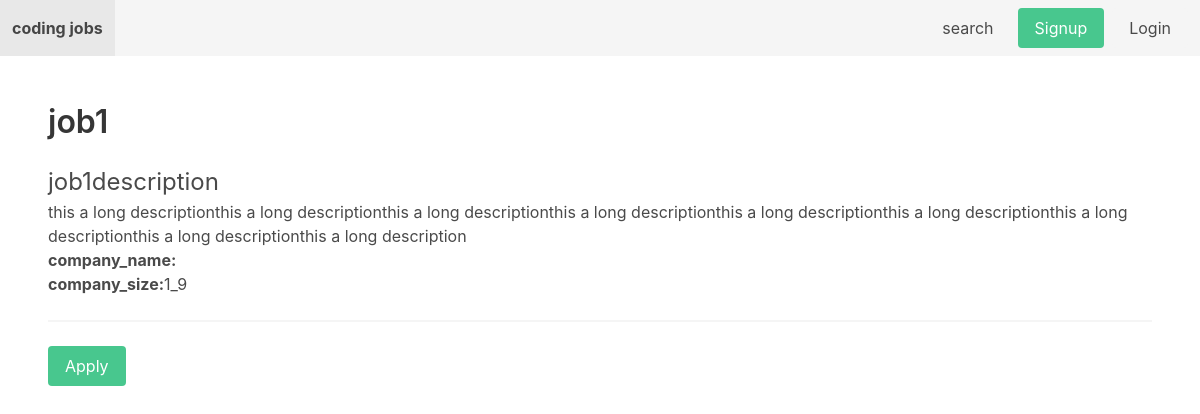
Page /jobs/1/ on the committed database.
### apps/jobs/models.py (models this page shows, shortened)
class job(models.Model):
    SIZE_1_9="size_1_9"
    SIZE_10_49="size_10_49"
    SIZE_50_99="size_50_99"
    SIZE_100="size_100"
    CHOICES_SIZE=(
        (SIZE_1_9,"1_9"),
        (SIZE_10_49,"10_49"),
        (SIZE_50_99,"50_99"),
        (SIZE_100,"100+")
    )
    ACTIVE="Active"
    EMPLOYED="Employed"
    ARCHIVED="Archived"
    CHOICES_STATUS=(
        (ACTIVE,"Active"),
        (EMPLOYED,'Employed'),
        (ARCHIVED,'Archived')
    )
    title=models.CharField(max_length=255)
    description=models.TextField(blank=True,null=True)
    long_description=models.TextField(blank=True,null=True)
    company_name=models.CharField(max_length=255,default="")
    company_address=models.CharField(max_length=255,blank=True,null=True)
    company_place=models.CharField(max_length=255,blank=True,null=True)
    company_zipcode=models.CharField(max_length=255,blank=True,null=True)
    company_country=models.CharField(max_length=255,blank=True,null=True)
    company_size=models.CharField(max_length=20,choices=CHOICES_SIZE,default=SIZE_1_9)
    createdby=models.ForeignKey(User, related_name="jobs", on_delete=models.CASCADE)
    created_at=models.DateTimeField(auto_now_add=True)
    updated_at=models.DateTimeField(auto_now=True)
    status=models.CharField(max_length=20,choices=CHOICES_STATUS,default=ACTIVE)

### apps/jobs/views.py (the view)
# urls.py: path('<int:job_id>/',job_detail,name='job_detail'),
def job_detail(request ,job_id):
    jobs=job.objects.get(pk=job_id)
    return render (request,'job_details.html',{'job':jobs})

### apps/notifications/context_processors.py (called while the page is built)
def notifications(request):
    if request.user.is_authenticated:
        return {'notifications':request.user.notifications.filter(is_read=False)}
    else:
        return {'notifications':[]}

### apps/jobs/templates/job_details.html (shortened to what this page needs)
{% extends 'core/base.html' %}
{% block content %}
<h1 class="title">{{job.title}}</h1>
<p class="is-size-4">{{job.description}}</p>
<p>{{job.long_description}}</p>
<b>company_name:</b>{{job.company_name}}<br>
<b>company_size:</b>{{job.get_company_size_display}}<br>
<hr>
{%if job.status == 'Active'%}
<a href="{% url 'apply_for_job' job.id %}" class="button is-success">Apply</a>
{%else%}
<P>the job is not available</P>
{%endif%}
{%endblock%}

### apps/core/templates/core/base.html (shortened to what this page needs)
<!DOCTYPE html>
<html lang="en">
<head>
    <link rel="stylesheet" href="https://cdn.jsdelivr.net/npm/bulma@0.9.4/css/bulma.min.css">
</head>
<body>
    <div>
        <nav class="navbar is-light">
            <div class="navbar-brand">
                <a href="{% url 'frontpage' %}" class="navbar-item"><strong>coding jobs</strong></a>
            </div>
            <div class="navbar-menu">
                <div class="navbar-end">
                    <a href="{% url 'search' %}" class="navbar-item">search</a>
                    <div class="navbar-item">
                        <div class="buttons">
                            {% if request.user.is_authenticated %}
                                <a href="{% url 'logout' %}" class="button is-danger">logout</a>
                            {%else%}
                                <a href="{% url 'signup' %}" class="button is-success">Signup</a>
                                <a href="{% url 'login' %}" class="button is-light">Login</a>
                            {%endif%}
                        </div>
                    </div>
                </div>
            </div>
        </nav>
        <section class="section">
            {% block content %}
            {% endblock %}
        </section>
    </div>
</body>
</html>

### rows in the picture
job: title "job1", description "job1description", long_description "this a long descriptionthis a long descriptionthis a long descriptionthis a long descriptionthis a long descriptionthis a long descriptionthis a long descriptionthis a long descriptionthis a long description", company_size "1_9"
